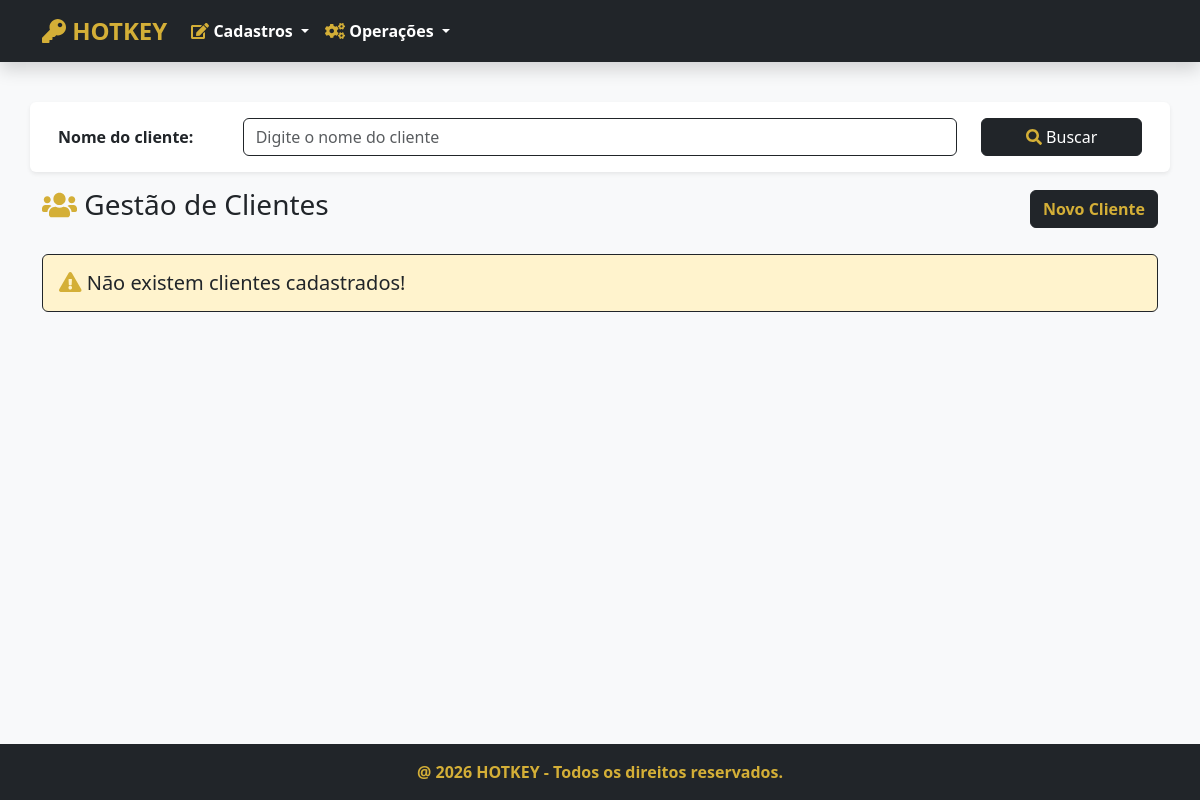
Page /clientes/ on the earlier database version.
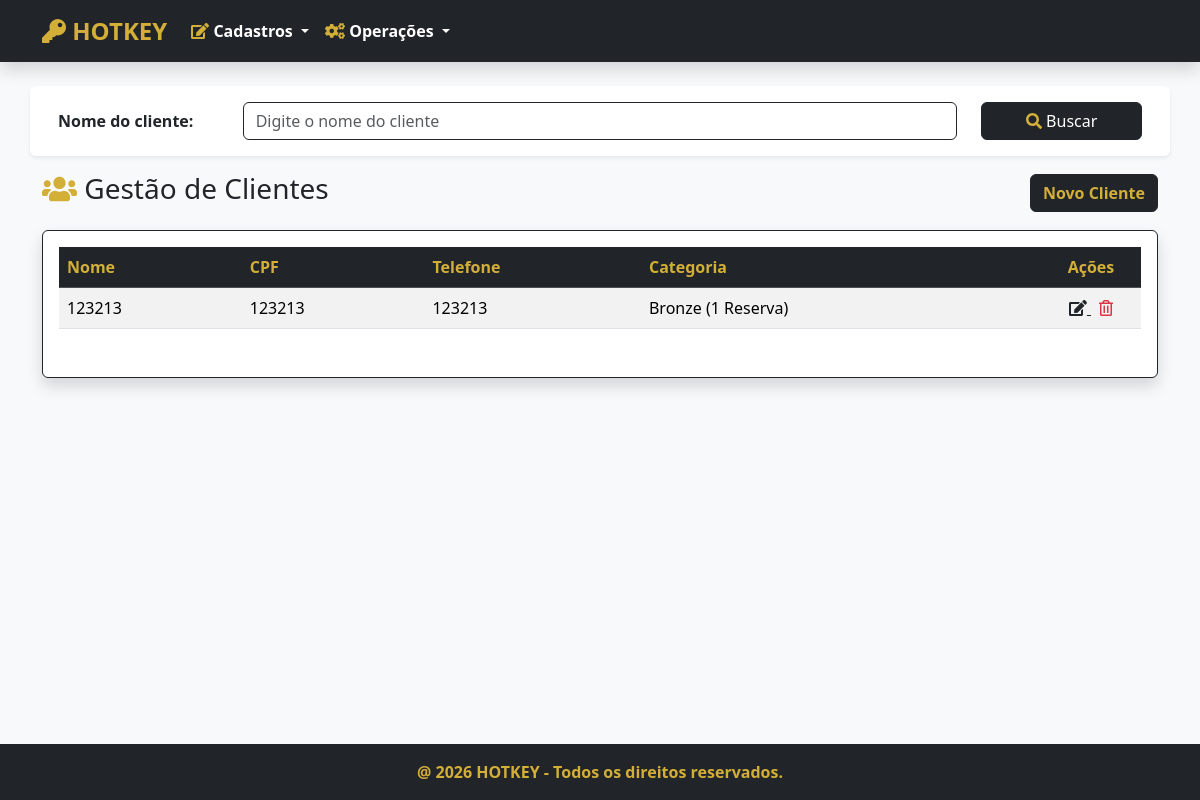
Same page on the later database version.
### clientes/models.py (models this page shows, shortened)
class Pessoa(models.Model):
    nome = models.CharField('Nome', max_length=100, help_text='Nome completo')
    cpf = models.CharField('CPF', max_length=14, unique=True, help_text='Apenas números ou formato 000.000.000-00')

class Cliente(Pessoa):
    CATEGORIA_CHOICES = [
        ('BRONZE', 'Bronze (1 Reserva)'),
        ('PRATA', 'Prata (2 Reservas)'),
        ('OURO', 'Ouro (3 Reservas)'),
    ]
    telefone = models.CharField('Telefone', max_length=20)
    categoria = models.CharField('Categoria', max_length=20, choices=CATEGORIA_CHOICES, default='BRONZE')
    class Meta:
        verbose_name = 'Cliente'
        verbose_name_plural = 'Clientes'

class Pessoa(models.Model):
    nome = models.CharField('Nome', max_length=100, help_text='Nome completo')
    cpf = models.CharField('CPF', max_length=14, unique=True, help_text='Apenas números ou formato 000.000.000-00')

### clientes/views.py (the view)
# urls.py: path('', ClienteListView.as_view(), name='clientes'),
class ClienteListView(ListView):
    model = Cliente
    template_name = 'clientes.html'
    def get_queryset(self):
        buscar = self.request.GET.get('buscar')
        qs = super(ClienteListView, self).get_queryset()
        if buscar:
            qs = qs.filter(nome__icontains=buscar)
        if qs.count() > 0:
            paginator = Paginator(qs, 5)
            listagem = paginator.get_page(self.request.GET.get('page'))
            return listagem
        else:
            return messages.info(self.request, 'Não existem clientes cadastrados!')

### clientes/templates/clientes.html (shortened to what this page needs)
{% extends 'index.html' %}
{% load django_bootstrap5 %}
{% block content %}
<section class="section mt-4">
    <div class="container">
        <form action="" method="GET">
            <div class="form-group row p-3 mb-3 bg-white shadow-sm rounded">
                <label class="col-sm-2 col-form-label fw-bold">Nome do cliente:</label>
                <div class="col-sm-8">
                    <input class="form-control border-dark" type="text" name="buscar" value="{{ request.GET.buscar }}" placeholder="Digite o nome do cliente">
                </div>
                <div class="col-sm-2">
                    <button type="submit" class="btn btn-dark w-100"><i class="fas fa-search text-gold"></i> Buscar</button>
                </div>
            </div>
        </form>
        <div class="d-flex justify-content-between align-items-center mb-3">
            <h3 class="text-dark"><i class="fas fa-users text-gold"></i> Gestão de Clientes</h3>
            <a href="{% url 'cliente_adicionar' %}" class="btn btn-dark text-gold fw-bold">Novo Cliente</a>
        </div>
        {% if object_list %}
        <div class="card shadow border-dark">
            <div class="card-body">
                <div class="table-responsive">
                    <table class="table table-hover table-striped">
                        <thead class="table-dark">
                            <tr>
                                <th class="text-gold">Nome</th>
                                <th class="text-gold">CPF</th>
                                <th class="text-gold">Telefone</th>
                                <th class="text-gold">Categoria</th>
                                <th style="width: 100px; text-align: center" class="text-gold">Ações</th>
                            </tr>
                        </thead>
                        <tbody>
                            {% for cliente in object_list %}
                            <tr>
                                <td>{{ cliente.nome }}</td>
                                <td>{{ cliente.cpf }}</td>
                                <td>{{ cliente.telefone }}</td>
                                <td>{{ cliente.get_categoria_display }}</td>
                                <td style="text-align: center">
                                    <a href="{% url 'cliente_editar' cliente.pk %}" class="text-dark me-2" title="Editar">
                                        <i class="fas fa-edit"></i>
                                    </a>
                                    <a href="{% url 'cliente_apagar' cliente.pk %}" class="text-danger" title="Excluir">
                                        <i class="far fa-trash-alt"></i>
                                    </a>
                                </td>
                            </tr>
                            {% endfor %}
                        </tbody>
                    </table>
                </div>
            </div>
        </div>
        {% else %}
        <div class="alert alert-warning border-dark text-dark mt-4">
            <h5 class="m-0"><i class="fas fa-exclamation-triangle text-gold"></i> Não existem clientes cadastrados!</h5>
        </div>
        {% endif %}
    </div>
</section>
{% endblock %}

### home/templates/index.html (shortened to what this page needs)
<!DOCTYPE html>
{% load static %}
{% load django_bootstrap5 %}
<html lang="pt-br" data-bs-theme="light">
{% block head %}
    {% include "head.html" %}
{% endblock %}
<body class="d-flex flex-column min-vh-100">
    <nav class="navbar navbar-expand-lg bg-dark navbar-dark shadow">
        <div class="container">
            <a class="navbar-brand text-gold fw-bold fs-4" href="/">
                <i class="fas fa-key"></i> HOTKEY
            </a>
            <div class="collapse navbar-collapse" id="menuPrincipal">
                <ul class="navbar-nav me-auto mb-2 mb-lg-0">
                    <li class="nav-item dropdown">
                        <a class="nav-link dropdown-toggle fw-bold" href="#" id="menuCadastros" role="button" data-bs-toggle="dropdown">
                            <i class="fas fa-edit text-gold"></i> Cadastros
                        </a>
                    </li>
                    <li class="nav-item dropdown">
                        <a class="nav-link dropdown-toggle fw-bold" href="#" id="menuOperacoes" role="button" data-bs-toggle="dropdown">
                            <i class="fas fa-cogs text-gold"></i> Operações
                        </a>
                    </li>
                </ul>
            </div>
        </div>
    </nav>
    <section class="section">
    </section>
    <main class="flex-grow-1">
        {% block content %}{% endblock %}
    </main>
    {% block footer %}
        {% include "footer.html" %}
    {% endblock %}
</body>
</html>

### home/templates/head.html (shortened to what this page needs)
{% load static %}
<head>
    <link rel="stylesheet" href="https://cdn.es.gov.br/fonts/font-awesome/css/font-awesome.min.css">
    <link rel="stylesheet" href="https://cdn.jsdelivr.net/npm/bootstrap@5.3.3/dist/css/bootstrap.min.css">
</head>

### home/templates/footer.html (shortened to what this page needs)
<section class="section bg-dark p-3 mt-auto">
    <div class="container text-center">
        <p class="text-gold m-0 fw-bold">@ 2026 HOTKEY - Todos os direitos reservados.</p>
    </div>
</section>

### home/templates/head.html (style rules this page uses)
body { background-color: #f8f9fa; }
.text-gold { color: #D4AF37 !important; }
.navbar-dark .navbar-nav .nav-link { color: #fff; }

Differences in the rows shown:
added Cliente: nome "123213", cpf "123213", telefone "123213", categoria "Bronze (1 Reserva)"
Other differences:
text no longer shown: "Não existem clientes cadastrados!"
text now shown: "Nome CPF Telefone Categoria Ações"
